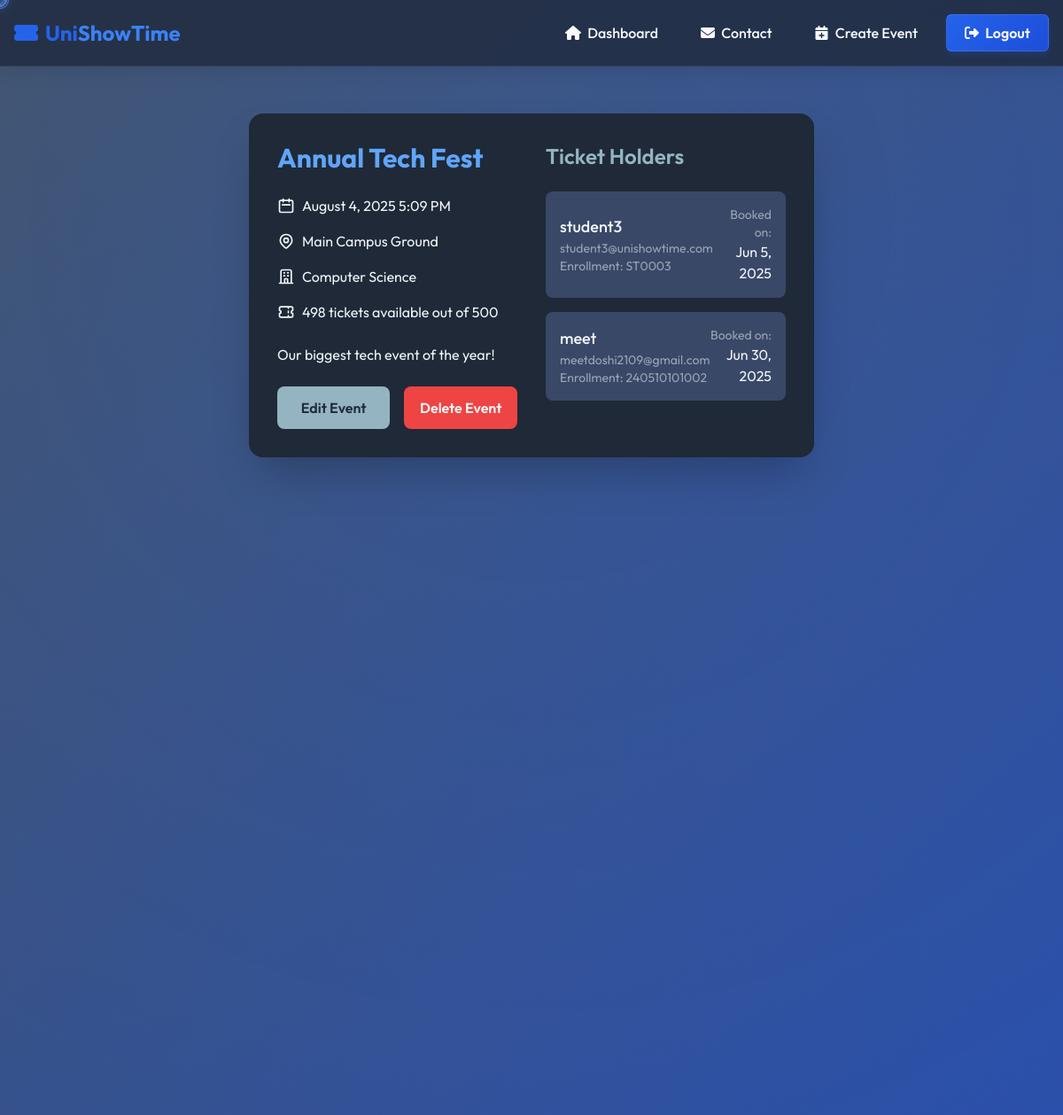
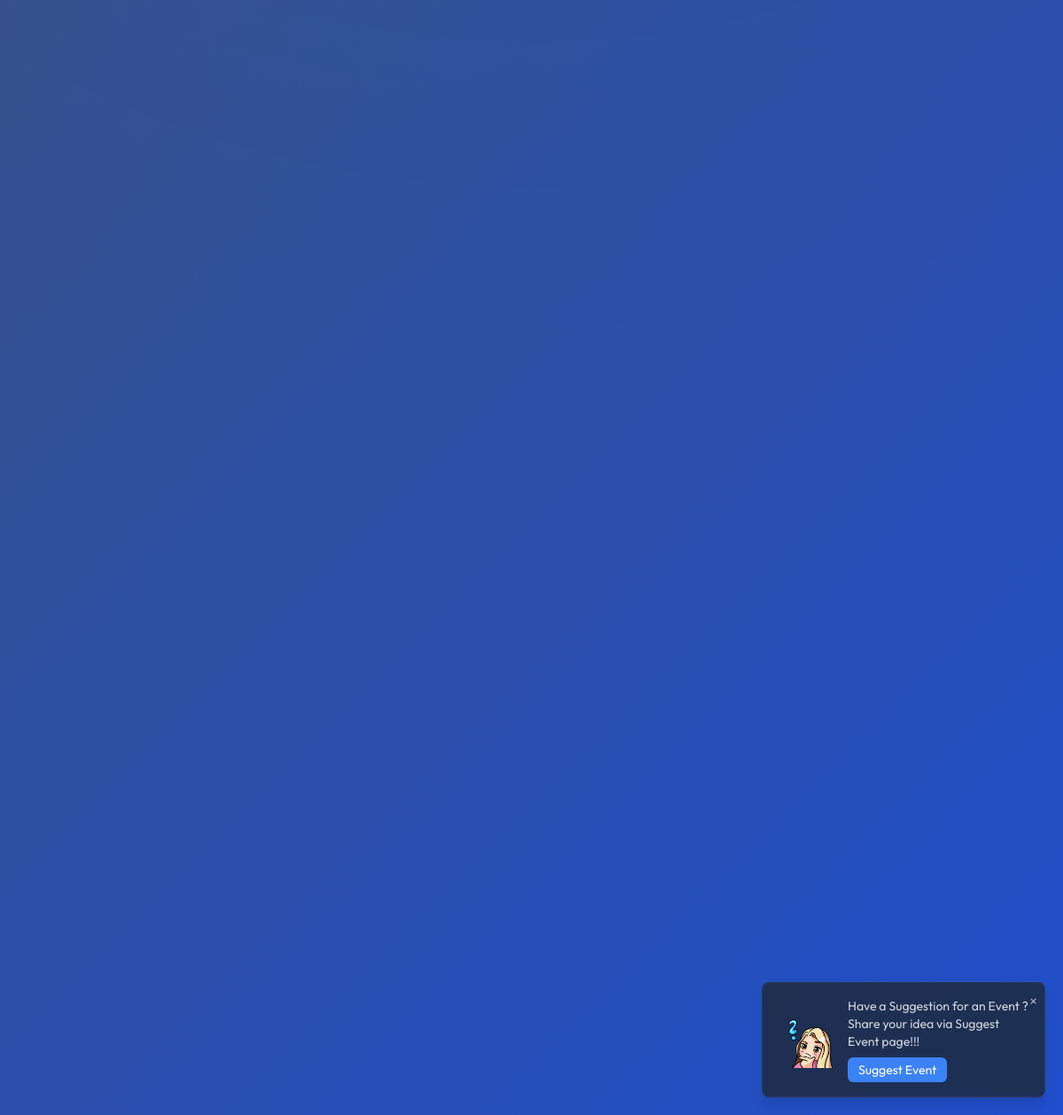
Screenshot of /event/35/admin/ (signed in) with the database file from the repository (2 pictures, top to bottom).
### mainapp/models.py (models this page shows, shortened)
class Event(models.Model):
    CATEGORY_CHOICES = (
        ('seminar', 'Seminar'),
        ('concert', 'Concert'),
        ('stage_event', 'Stage Event'),
        ('educational', 'Educational'),
        ('other', 'Other'),
    )
    title = models.CharField(max_length=200)
    description = models.TextField()
    date = models.DateTimeField(null=True, blank=True)
    location = models.CharField(max_length=200, null=True, blank=True)
    image = models.ImageField(upload_to='event_images/', null=True, blank=True)
    available_tickets = models.IntegerField(default=0)
    ticket_price = models.DecimalField(max_digits=10, decimal_places=2, default=0.00)
    department = models.ForeignKey(Department, on_delete=models.SET_NULL, null=True, blank=True, related_name='events')
    created_by = models.ForeignKey(CustomUser, on_delete=models.CASCADE, related_name='created_events')
    category = models.CharField(max_length=20, choices=CATEGORY_CHOICES, default='other')
    def tickets_left(self):
        return self.available_tickets - self.ticket_set.count()

class Department(models.Model):
    name = models.CharField(max_length=100, unique=True)
    code = models.CharField(max_length=10, unique=True)
    class Meta:
        verbose_name_plural = "Departments"

class Ticket(models.Model):
    event = models.ForeignKey(Event, on_delete=models.CASCADE)
    user = models.ForeignKey(CustomUser, on_delete=models.CASCADE)
    booked_at = models.DateTimeField(auto_now_add=True)
    qr_code = models.ImageField(upload_to='qrcodes/', blank=True)
    class Meta:
        unique_together = ('event', 'user')

class CustomUser(AbstractUser, PermissionsMixin):
    role = models.CharField(max_length=20, choices=ROLE_CHOICES, default='student')
    enrollment_no = models.CharField(max_length=20, unique=True, null=True, blank=True)
    department = models.ForeignKey(Department, on_delete=models.SET_NULL, null=True, blank=True)
    profile_image = models.ImageField(upload_to='profiles/', blank=True, null=True)

### mainapp/views.py (the view)
# urls.py: path('event/<int:event_id>/admin/', views.admin_event_details, name='admin_event_details'),
@login_required
def admin_event_details(request, event_id):
    if request.user.role not in ['admin', 'superadmin']:
        return HttpResponseForbidden("You don't have permission to view this page.")
    event = get_object_or_404(Event, id=event_id)
    tickets = Ticket.objects.filter(event=event)
    return render(request, 'mainapp/admin_event_details.html', {
        'event': event,
        'tickets': tickets
    })

### mainapp/templates/mainapp/admin_event_details.html (shortened to what this page needs)
{% extends "base.html" %}
{% block content %}
<div class="min-h-screen p-8">
    <div class="max-w-6xl mx-auto">
        <div class="bg-gray-800 rounded-2xl shadow-2xl p-8 mb-8 transform transition-all hover:scale-105 animate-fadeIn">
            <div class="flex flex-col md:flex-row gap-8">
                <div class="w-full md:w-1/2">
                    <h1 class="text-3xl font-bold text-blue-400 mb-6">{{ event.title }}</h1>
                    <div class="space-y-4 mb-6">
                        <div class="flex items-center text-[#F1F6F9]">
                            <svg class="w-5 h-5 mr-2" fill="none" stroke="currentColor" viewBox="0 0 24 24">
                                <path stroke-linecap="round" stroke-linejoin="round" stroke-width="2" d="M8 7V3m8 4V3m-9 8h10M5 21h14a2 2 0 002-2V7a2 2 0 00-2-2H5a2 2 0 00-2 2v12a2 2 0 002 2z" />
                            </svg>
                            <span>{{ event.date|date:"F j, Y g:i A" }}</span>
                        </div>
                        <div class="flex items-center text-[#F1F6F9]">
                            <span>{{ event.location }}</span>
                        </div>
                        <div class="flex items-center text-[#F1F6F9]">
                            <svg class="w-5 h-5 mr-2" fill="none" stroke="currentColor" viewBox="0 0 24 24">
                                <path stroke-linecap="round" stroke-linejoin="round" stroke-width="2" d="M19 21V5a2 2 0 00-2-2H7a2 2 0 00-2 2v16m14 0h2m-2 0h-5m-9 0H3m2 0h5M9 7h1m-1 4h1m4-4h1m-1 4h1m-5 10v-5a1 1 0 011-1h2a1 1 0 011 1v5m-4 0h4" />
                            </svg>
                            <span>{{ event.department.name }}</span>
                        </div>
                        <div class="flex items-center text-[#F1F6F9]">
                            <svg class="w-5 h-5 mr-2" fill="none" stroke="currentColor" viewBox="0 0 24 24">
                                <path stroke-linecap="round" stroke-linejoin="round" stroke-width="2" d="M15 5v2m0 4v2m0 4v2M5 5a2 2 0 00-2 2v3a2 2 0 110 4v3a2 2 0 002 2h14a2 2 0 002-2v-3a2 2 0 110-4V7a2 2 0 00-2-2H5z" />
                            </svg>
                            <span>{{ event.tickets_left }} tickets available out of {{ event.available_tickets }}</span>
                        </div>
                    </div>
                    <p class="text-[#F1F6F9] mb-6">{{ event.description }}</p>
                    <div class="flex space-x-4">
                        <a href="{% url 'edit_event' event.id %}" class="flex-1 bg-[#94B4C1] text-[#212A3E] text-center font-semibold py-3 rounded-lg hover:bg-[#ECEFCA] focus:outline-none focus:ring-2 focus:ring-[#94B4C1] focus:ring-offset-2 focus:ring-offset-[#213448] transition-all duration-300 transform hover:scale-105">
                            Edit Event
                        </a>
                        <button onclick="confirmDelete()" class="flex-1 bg-red-500 text-[#F1F6F9] font-semibold py-3 rounded-lg hover:bg-red-600 focus:outline-none focus:ring-2 focus:ring-red-500 focus:ring-offset-2 focus:ring-offset-[#213448] transition-all duration-300 transform hover:scale-105">
                            Delete Event
                        </button>
                    </div>
                </div>
                <div class="w-full md:w-1/2">
                    <h2 class="text-2xl font-semibold text-[#94B4C1] mb-6">Ticket Holders</h2>
                    {% if tickets %}
                        <div class="space-y-4">
                            {% for ticket in tickets %}
                                <div class="bg-[#394867] rounded-lg p-4 transform transition-all hover:scale-105">
                                    <div class="flex items-center justify-between">
                                        <div>
                                            <h3 class="text-lg font-medium text-[#F1F6F9]">{{ ticket.user.username }}</h3>
                                            <p class="text-sm text-[#9BA4B5]">{{ ticket.user.email }}</p>
                                            {% if ticket.user.enrollment_no %}
                                                <p class="text-sm text-[#9BA4B5]">Enrollment: {{ ticket.user.enrollment_no }}</p>
                                            {% endif %}
                                        </div>
                                        <div class="text-right">
                                            <p class="text-sm text-[#9BA4B5]">Booked on:</p>
                                            <p class="text-[#F1F6F9]">{{ ticket.booked_at|date:"M j, Y" }}</p>
                                        </div>
                                    </div>
                                </div>
                            {% endfor %}
                        </div>
                    {% endif %}
                </div>
            </div>
        </div>
    </div>
</div>
{% endblock %}

### mainapp/templates/base.html (style rules this page uses)
:root { --primary: #2563eb; --primary-light: #3b82f6; --primary-dark: #1d4ed8; --secondary: #64748b; --secondary-light: #94a3b8; --secondary-dark: #475569; --dark: #1e293b; --dark-light: #334155; --light: #f8fafc; --accent: #8b5cf6; --accent-light: #a78bfa; --accent-dark: #7c3aed; --success: #10b981; --success-light: #34d399; --success-dark: #059669; --warning: #f59e0b; --warning-light: #fbbf24; --warning-dark: #d97706; --error: #ef4444; --error-light: #f87171; --error-dark: #dc2626; }
body { font-family: 'Outfit', sans-serif; background: var(--dark); color: var(--light); margin: 0; min-height: 100vh; display: flex; flex-direction: column; overflow-x: hidden; }

### rows the page displays
Event: title "Annual Tech Fest", date "August 4, 2025 5:09 PM", location "Main Campus Ground", department.name "Computer Science", tickets_left "498", available_tickets "500", description "Our biggest tech event of the year!"
Ticket: user.username "student3", user.email "student3@unishowtime.com", user.enrollment_no "ST0003", booked_at "Jun 5, 2025"
Ticket: user.username "meet", user.email "meetdoshi2109@gmail.com", user.enrollment_no "240510101002", booked_at "Jun 30, 2025"
